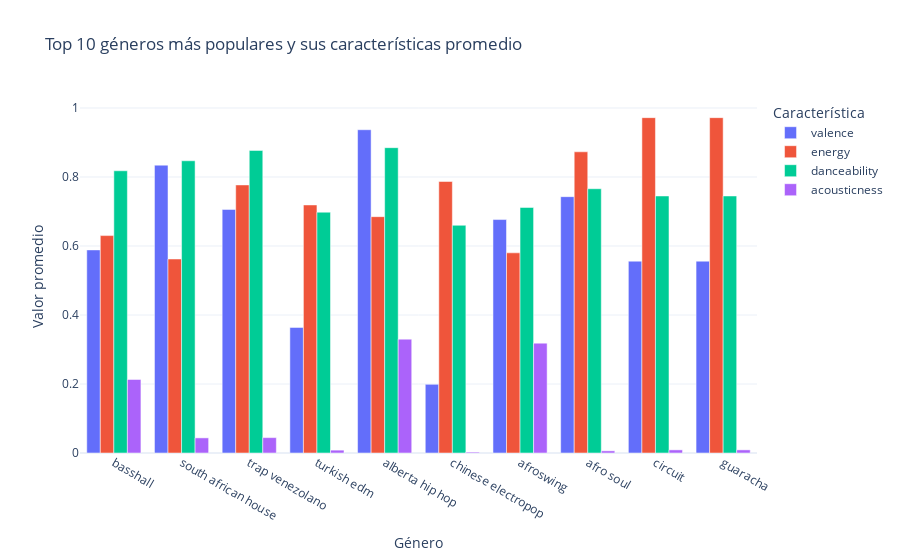

The notebook cell this image was saved under:
### Code cell
# Mostrar los 10 géneros más populares y sus características promedio
# Mostrar los 10 géneros más populares y sus características promedio
import plotly.express as px

data_by_genres = pd.read_csv("data_by_genres.csv")

if 'genres' in data_by_genres.columns:
    # Agrupar por género y calcular el promedio de las características relevantes
    genre_data = data_by_genres.groupby('genres')[['popularity', 'valence', 'energy', 'danceability', 'acousticness']].mean().reset_index()
    # Seleccionar los 10 géneros con mayor popularidad promedio
    top10_genres = genre_data.nlargest(10, 'popularity')
    # Graficar las características promedio de los 10 géneros más populares
    fig = px.bar(
        top10_genres,
        x='genres',
        y=['valence', 'energy', 'danceability', 'acousticness'],
        barmode='group',
        title='Top 10 géneros más populares y sus características promedio'
    )
    fig.update_layout(
        xaxis_title='Género',
        yaxis_title='Valor promedio',
        legend_title='Característica',
        template='plotly_white'
    )
    fig.show()
else:
    print("No existe una columna 'genres'")

### Figure 1 — Plotly figure (JSON) as saved in the notebook; plotly's stock layout.template omitted (floating-point values rounded to 4 significant figures)
{"data": [{"alignmentgroup": "True", "hovertemplate": "variable=valence<br>genres=%{x}<br>value=%{y}<extra></extra>", "legendgroup": "valence", "marker": {"color": "#636efa", "pattern": {"shape": ""}}, "name": "valence", "offsetgroup": "valence", "orientation": "v", "showlegend": true, "textposition": "auto", "type": "bar", "x": ["basshall", "south african house", "trap venezolano", "turkish edm", "alberta hip hop", "chinese electropop", "afroswing", "afro soul", "circuit", "guaracha"], "xaxis": "x", "y": [0.5887, 0.8343, 0.706, 0.364, 0.937, 0.199, 0.6766, 0.743, 0.556, 0.556], "yaxis": "y"}, {"alignmentgroup": "True", "hovertemplate": "variable=energy<br>genres=%{x}<br>value=%{y}<extra></extra>", "legendgroup": "energy", "marker": {"color": "#EF553B", "pattern": {"shape": ""}}, "name": "energy", "offsetgroup": "energy", "orientation": "v", "showlegend": true, "textposition": "auto", "type": "bar", "x": ["basshall", "south african house", "trap venezolano", "turkish edm", "alberta hip hop", "chinese electropop", "afroswing", "afro soul", "circuit", "guaracha"], "xaxis": "x", "y": [0.6302, 0.5623, 0.777, 0.719, 0.685, 0.787, 0.5802, 0.873, 0.972, 0.972], "yaxis": "y"}, {"alignmentgroup": "True", "hovertemplate": "variable=danceability<br>genres=%{x}<br>value=%{y}<extra></extra>", "legendgroup": "danceability", "marker": {"color": "#00cc96", "pattern": {"shape": ""}}, "name": "danceability", "offsetgroup": "danceability", "orientation": "v", "showlegend": true, "textposition": "auto", "type": "bar", "x": ["basshall", "south african house", "trap venezolano", "turkish edm", "alberta hip hop", "chinese electropop", "afroswing", "afro soul", "circuit", "guaracha"], "xaxis": "x", "y": [0.818, 0.847, 0.877, 0.698, 0.885, 0.66, 0.7117, 0.766, 0.745, 0.745], "yaxis": "y"}, {"alignmentgroup": "True", "hovertemplate": "variable=acousticness<br>genres=%{x}<br>value=%{y}<extra></extra>", "legendgroup": "acousticness", "marker": {"color": "#ab63fa", "pattern": {"shape": ""}}, "name": "acousticness", "offsetgroup": "acousticness", "orientation": "v", "showlegend": true, "textposition": "auto", "type": "bar", "x": ["basshall", "south african house", "trap venezolano", "turkish edm", "alberta hip hop", "chinese electropop", "afroswing", "afro soul", "circuit", "guaracha"], "xaxis": "x", "y": [0.2132, 0.04383, 0.0446, 0.00829, 0.33, 0.00257, 0.3185, 0.00627, 0.00903, 0.00903], "yaxis": "y"}], "layout": {"barmode": "group", "legend": {"title": {"text": "Característica"}, "tracegroupgap": 0}, "title": {"text": "Top 10 géneros más populares y sus características promedio"}, "xaxis": {"anchor": "y", "domain": [0, 1], "title": {"text": "Género"}}, "yaxis": {"anchor": "x", "domain": [0, 1], "title": {"text": "Valor promedio"}}}}
